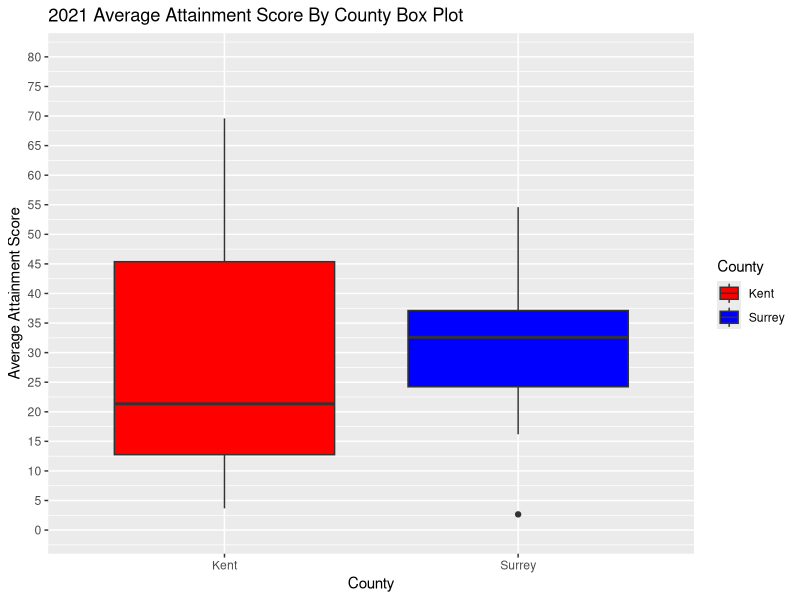
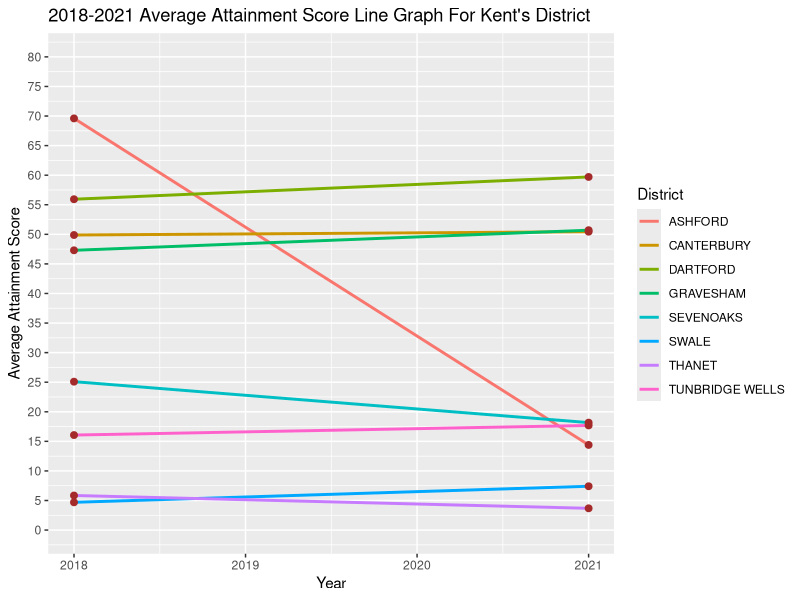
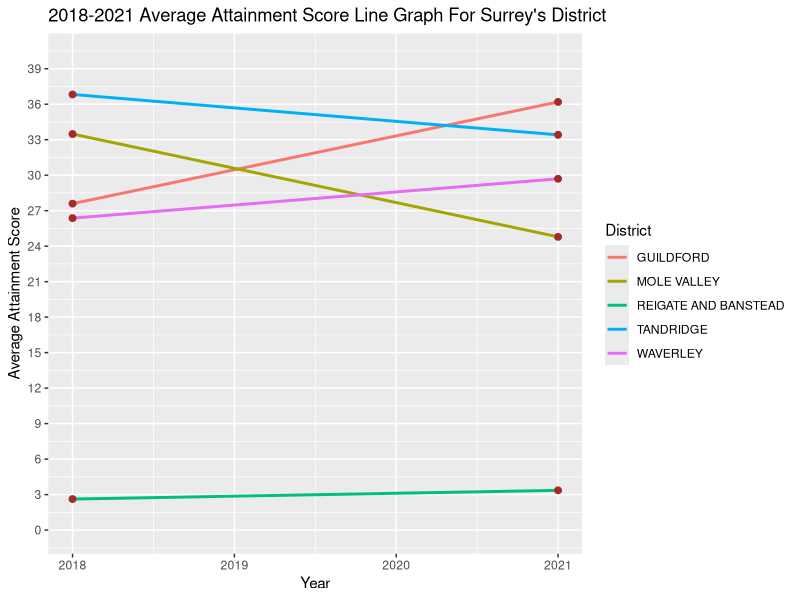

These charts were generated, in order, by the following R code:
library(tidyverse)
library(dplyr)
library(lubridate)
library(ggplot2)
library("scales")

setwd("C:/Users/hacki/OneDrive/Desktop/Ronit_Bhujel_220050")

#importing the cleaned school dataset
cleaned_school_dataset= read_csv('Cleaned Data/Cleaned School.csv')

#Creating a new dataset consisting district and short postcode
district= read_csv('Cleaned Data/Cleaned Population.csv') %>% 
  select(`Short Postcode`, District) %>% 
  rename(`Short Post Code`= `Short Postcode`) #renaming to match the column name in school dataset

#Joining the district dataset into Schoo Dataset by Short Post Code
cleaned_school_dataset <- cleaned_school_dataset %>% 
  left_join(district, by = "Short Post Code") %>% 
  na.omit() 

#-----------2021 Average Attainment Score Box plot-----------#

#grouping school dataset by town, distrct, county and year and showing avg. price for each group
Grouped_school_dataset = cleaned_school_dataset %>% 
  group_by(`Town`,District,County,Year) %>% 
  summarise(`Average Attainment Score`= mean(`Attainment Score`)) %>% 
  ungroup(`Town`,District,County,`Year`) 

#creating box plot to visualize average attainment score in kent and surrey in 2021
Grouped_school_dataset %>% 
  filter(Year==2021) %>% #filtering to show only data of 2021
  group_by(County) %>% #grouping by county since we are comparing counties only
  ggplot(aes(x = County, y = `Average Attainment Score`, fill=County)) + #setting x-axis and y-axis values
  scale_y_continuous(limits=c(0,80), breaks = seq(0,80,5))+ #setting limits and breaks
  geom_boxplot() + #specifying the type of plot we need
  labs(title="2021 Average Attainment Score By County Box Plot") + #setting label for the chart
  scale_fill_manual(values = c("red","blue"))

#-----------2018-2021 Average Attainment Score Line Graph For Kent's District-----------#

#grouping the cleaned school dataset by county and year and showing the average price for each group
Grouped_school_dataset2 <- cleaned_school_dataset %>% 
  filter(County=="Kent") %>% #filtering to show only rows with county as Kent
  group_by(District,Year) %>% 
  summarise(`Average Attainment Score`= mean(`Attainment Score`)) 

#creating line graph of average Attainment score from 2018-2021
Grouped_school_dataset2 %>%
  group_by(District, Year) %>%  #grouping by District and year since we are comparing average score of districts, year after year
  ggplot( aes(x = `Year`, y = `Average Attainment Score`, group = District, color = District)) + #defining x-axis and y-axis values and colors of line
  geom_line(linewidth = 1) + #defining line width 
  geom_point(size = 2, color = "brown") + #defining point size and color
  scale_y_continuous(limits=c(0,80), breaks = seq(0,80,5)) + #defining limits, breaks 
  labs(title = "2018-2021 Average Attainment Score Line Graph For Kent's District", #defining labels 
       x = "Year",
       y = "Average Attainment Score") 

#-----------2018-2021 Average Attainment Score Line Graph For Surrey's District-----------#

#grouping the cleaned school dataset by county and year and showing the average price for each group
Grouped_school_dataset3 <- cleaned_school_dataset %>% 
  filter(County=="Surrey") %>% #filtering to show only rows with county as Surrey
  group_by(District,Year) %>% 
  summarise(`Average Attainment Score`= mean(`Attainment Score`)) 

#creating line graph of average Attainment score from 2018-2021
Grouped_school_dataset3 %>%
  group_by(District, Year) %>%  #grouping by District and year since we are comparing average score of districts, year after year
  ggplot( aes(x = `Year`, y = `Average Attainment Score`, group = District, color = District)) + #defining x-axis and y-axis values and colors of line
  geom_line(linewidth = 1) + #defining line width 
  geom_point(size = 2, color = "brown") + #defining point size and color
  scale_y_continuous(limits=c(0,40), breaks = seq(0,40,3)) + #defining limits, breaks 
  labs(title = "2018-2021 Average Attainment Score Line Graph For Surrey's District", 
       x = "Year",
       y = "Average Attainment Score") #defining labels 
